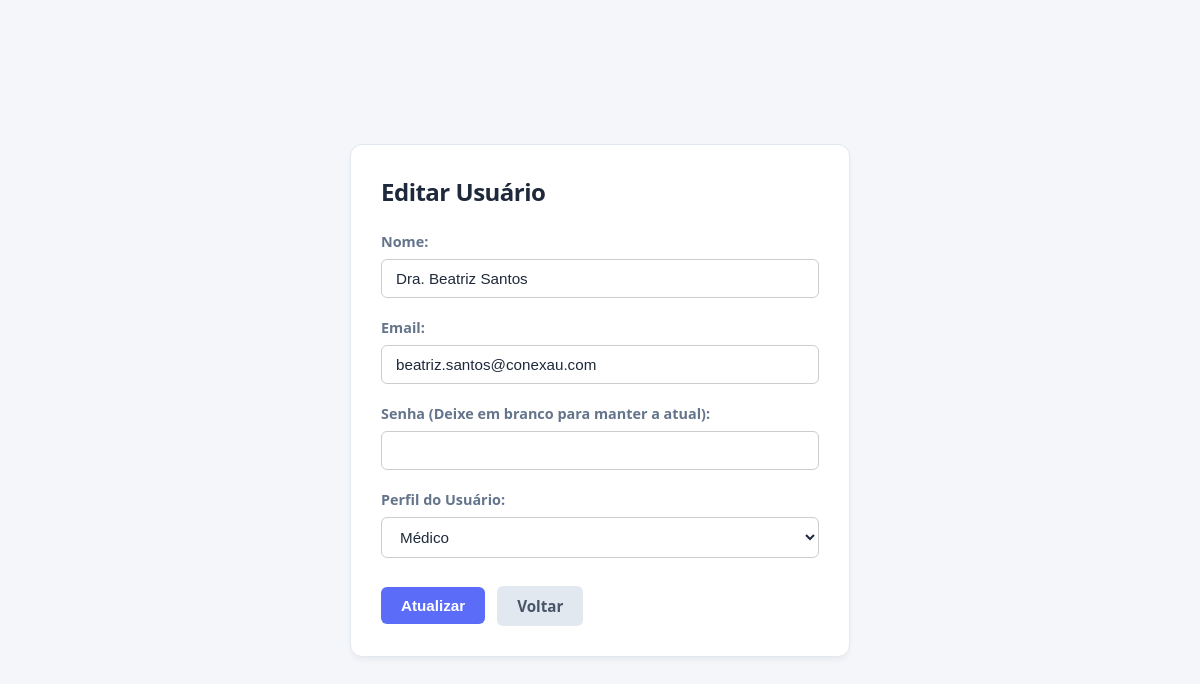
The app's page /index.php?controller=usuario&action=editar&id=2 (signed in) with its own data.
### tables this page shows
CREATE TABLE tbl_usuario (
  id bigint NOT NULL AUTO_INCREMENT,
  nome varchar(100) NOT NULL,
  email varchar(50) UNIQUE NOT NULL,
  senha varchar(255) NOT NULL,
  perfil varchar(50) NOT NULL,
  status varchar(50) NOT NULL DEFAULT 'ativo',
  PRIMARY KEY (id)
);

### app/controllers/UsuarioController.php (called while the page is built, shortened)
<?php
class UsuarioController {
    private $usuarioModel;
    public function __construct() {
        $this->usuarioModel = new Usuario();
    }
    public function editar() {
        $id = $_GET['id'] ?? null;
        $usuario = $this->usuarioModel->find($id);
        require_once __DIR__ . '/../views/usuarios/editar.php';
    }
}

### config/Database.php (called while the page is built)
<?php
class Database {
    private static $host = "localhost";
    private static $dbname = "conexau";
    private static $user = "root";
    private static $pass = "";
    private static $conexao = null;
    public static function getConnection() {
        if (self::$conexao === null) {
            try {
                self::$conexao = new PDO(
                    "mysql:host=" . self::$host . ";dbname=" . self::$dbname . ";charset=utf8",
                    self::$user,
                    self::$pass,
                    [
                        PDO::ATTR_ERRMODE => PDO::ERRMODE_EXCEPTION,
                        PDO::ATTR_DEFAULT_FETCH_MODE => PDO::FETCH_ASSOC
                    ]
                );
            } catch (PDOException $e) {
                die("Erro na conexão com o banco de dados: " . $e->getMessage());
            }
        }
        return self::$conexao;
    }
}

### app/models/Model.php (called while the page is built, shortened)
<?php
require_once __DIR__ . '/../../config/Database.php';
abstract class Model {
    protected PDO $db;
    protected $table;
    protected $primaryKey = 'id';
    public function __construct() {
        $this->db = Database::getConnection();
    }
    public function find($id) {
        $sql = "SELECT * FROM {$this->table} WHERE {$this->primaryKey} = :id";
        $stmt = $this->db->prepare($sql);
        $stmt->execute(['id' => $id]);
        $valor_banco = $stmt->fetch(PDO::FETCH_ASSOC);
        if($valor_banco['status'] === 'ativo'){
                return $valor_banco;
            }
            return false;
        }
}

### app/views/usuarios/editar.php (the view, shortened to what this page needs)
<!DOCTYPE html>
<html lang="pt-br">
<head>
</head>
<body>
<div class="profile-section">
    <h2>Editar Usuário</h2>
    <form method="POST">
        <div class="form-group">
            <label for="nome">Nome:</label>
            <input type="text" id="nome" name="nome" value="<?= htmlspecialchars($usuario['nome'] ?? '', ENT_QUOTES, 'UTF-8') ?>" required>
        </div>
        <div class="form-group">
            <label for="email">Email:</label>
            <input type="email" id="email" name="email" value="<?= htmlspecialchars($usuario['email'] ?? '', ENT_QUOTES, 'UTF-8') ?>" required>
        </div>
        <div class="form-group">
            <label for="senha">Senha (Deixe em branco para manter a atual):</label>
            <input type="password" id="senha" name="senha">
        </div>
        <div class="form-group">
            <label for="perfil">Perfil do Usuário:</label>
            <select id="perfil" name="perfil" required>
                <option value="medico" <?= (isset($usuario['perfil']) && $usuario['perfil'] === 'medico') ? 'selected' : '' ?>>Médico</option>
            </select>
        </div>
        <div class="form-actions">
            <button type="submit" class="btn">Atualizar</button>
            <a href="index.php?controller=usuario&action=index" class="btn btn-secondary">Voltar</a>
        </div>
    </form>
</div>
</body>
</html>

### app/views/usuarios/editar.php (style rules this page uses)
* { margin: 0; padding: 0; box-sizing: border-box; }
body { font-family: 'Segoe UI', sans-serif; background: #f4f6f9; color: #1e293b; display: flex; justify-content: center; align-items: center; min-height: 100vh; padding: 20px; transition: background 0.3s, color 0.3s; }
.profile-section { background: white; padding: 30px; width: 100%; max-width: 500px; border-radius: 12px; border: 1px solid #e2e8f0; box-shadow: 0 4px 6px -1px rgba(0, 0, 0, 0.05); transition: background 0.3s, border-color 0.3s; }
.profile-section h2 { font-size: 1.5rem; font-weight: 600; margin-bottom: 24px; letter-spacing: -0.5px; }
.form-group { margin-bottom: 20px; display: flex; flex-direction: column; gap: 8px; }
label { font-size: 0.9rem; font-weight: 600; color: #64748b; }
input, select { width: 100%; padding: 10px 14px; border: 1px solid #ccc; border-radius: 6px; font-size: 0.95rem; background-color: #fff; color: inherit; transition: border-color 0.2s, background-color 0.3s; }
.form-actions { display: flex; align-items: center; gap: 12px; margin-top: 28px; }
.btn { display: inline-flex; justify-content: center; align-items: center; padding: 10px 20px; background: #5b6cf9; color: white; border: none; border-radius: 6px; cursor: pointer; text-decoration: none; font-weight: 600; font-size: 0.95rem; transition: background 0.2s; }
.btn-secondary { background: #e2e8f0; color: #475569; }

### records on screen
tbl_usuario: nome "Dra. Beatriz Santos", email "beatriz.santos@conexau.com", perfil "Médico"
